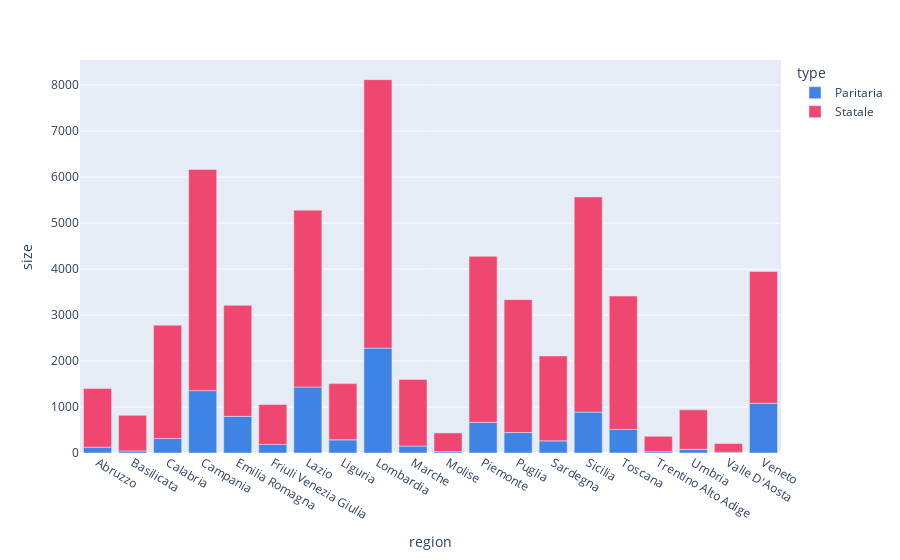

Source (notebook cell):
### Markdown cell above
### Number of private and public schools among regions

### Code cell
school_types_df = schools.groupby(["type", "region"], as_index=False).size()
fig = px.bar(school_types_df, x='region', y='size', color='type', color_discrete_map={'Paritaria': "#3F84E5", "Statale": "#EF476F"})
fig.update_layout( xaxis={'categoryorder':'array', 'categoryarray':frequent_names.collapsed_name,})
fig.show()

### Figure 1 — Plotly figure (JSON) as saved in the notebook; plotly's stock layout.template omitted (floating-point values rounded to 4 significant figures)
{"data": [{"alignmentgroup": "True", "hovertemplate": "type=Paritaria<br>region=%{x}<br>size=%{y}<extra></extra>", "legendgroup": "Paritaria", "marker": {"color": "#3F84E5", "pattern": {"shape": ""}}, "name": "Paritaria", "offsetgroup": "Paritaria", "orientation": "v", "showlegend": true, "textposition": "auto", "type": "bar", "x": ["Abruzzo", "Basilicata", "Calabria", "Campania", "Emilia Romagna", "Friuli Venezia Giulia", "Lazio", "Liguria", "Lombardia", "Marche", "Molise", "Piemonte", "Puglia", "Sardegna", "Sicilia", "Toscana", "Trentino Alto Adige", "Umbria", "Valle D'Aosta", "Veneto"], "xaxis": "x", "y": [127, 45, 316, 1356, 797, 187, 1436, 286, 2281, 152, 30, 668, 445, 264, 889, 513, 29, 79, 16, 1082], "yaxis": "y"}, {"alignmentgroup": "True", "hovertemplate": "type=Statale<br>region=%{x}<br>size=%{y}<extra></extra>", "legendgroup": "Statale", "marker": {"color": "#EF476F", "pattern": {"shape": ""}}, "name": "Statale", "offsetgroup": "Statale", "orientation": "v", "showlegend": true, "textposition": "auto", "type": "bar", "x": ["Abruzzo", "Basilicata", "Calabria", "Campania", "Emilia Romagna", "Friuli Venezia Giulia", "Lazio", "Liguria", "Lombardia", "Marche", "Molise", "Piemonte", "Puglia", "Sardegna", "Sicilia", "Toscana", "Trentino Alto Adige", "Umbria", "Valle D'Aosta", "Veneto"], "xaxis": "x", "y": [1274, 774, 2464, 4810, 2414, 868, 3845, 1223, 5838, 1447, 406, 3608, 2890, 1846, 4679, 2900, 334, 859, 190, 2867], "yaxis": "y"}], "layout": {"barmode": "relative", "legend": {"title": {"text": "type"}, "tracegroupgap": 0}, "margin": {"t": 60}, "xaxis": {"anchor": "y", "categoryarray": ["Gianni Rodari", "Gianni Rodari", "Gianni Rodari", "Gianni Rodari", "Gianni Rodari", "San Giovanni Bosco", "San Giovanni Bosco", "San Giovanni Bosco", "San Giovanni Bosco", "San Giovanni Bosco", "Don Milani", "Don Milani", "Don Milani", "Don Milani", "Don Milani", "Guglielmo Marconi", "Guglielmo Marconi", "Guglielmo Marconi", "Guglielmo Marconi", "Guglielmo Marconi", "Leonardo Da Vinci", "Leonardo Da Vinci", "Leonardo Da Vinci", "Leonardo Da Vinci", "Leonardo Da Vinci", "Papa Giovanni XXIII", "Papa Giovanni XXIII", "Papa Giovanni XXIII", "Papa Giovanni XXIII", "Papa Giovanni XXIII", "Edmondo De Amicis", "Edmondo De Amicis", "Edmondo De Amicis", "Edmondo De Amicis", "Edmondo De Amicis", "Giovanni Pascoli", "Giovanni Pascoli", "Giovanni Pascoli", "Giovanni Pascoli", "Giovanni Pascoli", "Sacro Cuore", "Sacro Cuore", "Sacro Cuore", "Sacro Cuore", "Sacro Cuore", "Enrico Fermi", "Enrico Fermi", "Enrico Fermi", "Enrico Fermi", "Enrico Fermi", "Carlo Collodi", "Carlo Collodi", "Carlo Collodi", "Carlo Collodi", "Carlo Collodi", "Galileo Galilei", "Galileo Galilei", "Galileo Galilei", "Galileo Galilei", "Galileo Galilei", "San Giuseppe", "San Giuseppe", "San Giuseppe", "San Giuseppe", "San Giuseppe", "Maria Montessori", "Maria Montessori", "Maria Montessori", "Maria Montessori", "Maria Montessori", "Dante Alighieri", "Dante Alighieri", "Dante Alighieri", "Dante Alighieri", "Dante Alighieri", "Arcobaleno", "Arcobaleno", "Arcobaleno", "Arcobaleno", "Arcobaleno", "Maria Immacolata", "Maria Immacolata", "Maria Immacolata", "Maria Immacolata", "Maria Immacolata", "Casa Circondariale", "Casa Circondariale", "Casa Circondariale", "Casa Circondariale", "Casa Circondariale", "Luigi Pirandello", "Luigi Pirandello", "Luigi Pirandello", "Luigi Pirandello", "Luigi Pirandello", "Italo Calvino", "Italo Calvino", "Italo Calvino", "Italo Calvino", "Italo Calvino"], "categoryorder": "array", "domain": [0, 1], "title": {"text": "region"}}, "yaxis": {"anchor": "x", "domain": [0, 1], "title": {"text": "size"}}}}
